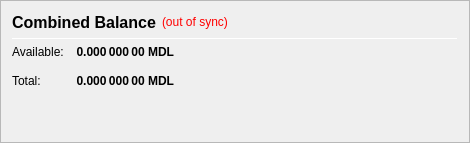
                   <widget class="QFrame" name="frame_CombinedBalances">
                    <property name="minimumSize">
                     <size>
                      <width>470</width>
                      <height>0</height>
                     </size>
                    </property>
                    <property name="frameShape">
                     <enum>QFrame::StyledPanel</enum>
                    </property>
                    <property name="frameShadow">
                     <enum>QFrame::Raised</enum>
                    </property>
                    <layout class="QVBoxLayout" name="verticalLayout_5">
                     <item>
                      <layout class="QHBoxLayout" name="horizontalLayout_5" stretch="0,0,0">
                       <item>
                        <widget class="QLabel" name="label_5z">
                         <property name="minimumSize">
                          <size>
                           <width>0</width>
                           <height>20</height>
                          </size>
                         </property>
                         <property name="font">
                          <font>
                           <pointsize>12</pointsize>
                           <weight>75</weight>
                           <bold>true</bold>
                          </font>
                         </property>
                         <property name="toolTip">
                          <string>Combined Balance (including unconfirmed and immature coins)</string>
                         </property>
                         <property name="text">
                          <string>Combined Balance</string>
                         </property>
                        </widget>
                       </item>
                       <item>
                        <widget class="QLabel" name="labelWalletStatus">
                         <property name="cursor">
                          <cursorShape>WhatsThisCursor</cursorShape>
                         </property>
                         <property name="toolTip">
                          <string>The displayed information may be out of date. Your wallet automatically synchronizes with the mdl network after a connection is established, but this process has not completed yet.</string>
                         </property>
                         <property name="styleSheet">
                          <string notr="true">QLabel { color: red; }</string>
                         </property>
                         <property name="text">
                          <string notr="true">(out of sync)</string>
                         </property>
                         <property name="alignment">
                          <set>Qt::AlignLeading|Qt::AlignLeft|Qt::AlignVCenter</set>
                         </property>
                        </widget>
                       </item>
                       <item>
                        <spacer name="horizontalSpacer_1">
                         <property name="orientation">
                          <enum>Qt::Horizontal</enum>
                         </property>
                         <property name="sizeHint" stdset="0">
                          <size>
                           <width>40</width>
                           <height>20</height>
                          </size>
                         </property>
                        </spacer>
                       </item>
                      </layout>
                     </item>
                     <item>
                      <widget class="Line" name="line_CombinedBalance">
                       <property name="minimumSize">
                        <size>
                         <width>0</width>
                         <height>1</height>
                        </size>
                       </property>
                       <property name="maximumSize">
                        <size>
                         <width>16777215</width>
                         <height>1</height>
                        </size>
                       </property>
                       <property name="orientation">
                        <enum>Qt::Horizontal</enum>
                       </property>
                      </widget>
                     </item>
                     <item>
                      <layout class="QGridLayout" name="gridLayout_3">
                       <property name="spacing">
                        <number>12</number>
                       </property>
                       <item row="1" column="0">
                        <widget class="QLabel" name="labelBalanceTextz">
                         <property name="text">
                          <string>Available:</string>
                         </property>
                        </widget>
                       </item>
                       <item row="1" column="1">
                        <widget class="QLabel" name="labelBalancez">
                         <property name="font">
                          <font>
                           <weight>75</weight>
                           <bold>true</bold>
                          </font>
                         </property>
                         <property name="cursor">
                          <cursorShape>IBeamCursor</cursorShape>
                         </property>
                         <property name="toolTip">
                          <string>Your current spendable balance</string>
                         </property>
                         <property name="text">
                          <string notr="true">0.000 000 00 MDL</string>
                         </property>
                         <property name="alignment">
                          <set>Qt::AlignRight|Qt::AlignTrailing|Qt::AlignVCenter</set>
                         </property>
                         <property name="textInteractionFlags">
                          <set>Qt::LinksAccessibleByMouse|Qt::TextSelectableByKeyboard|Qt::TextSelectableByMouse</set>
                         </property>
                        </widget>
                       </item>
                       <item row="2" column="0">
                        <widget class="QLabel" name="labelTotalTextz">
                         <property name="text">
                          <string>Total:</string>
                         </property>
                        </widget>
                       </item>
                       <item row="2" column="1">
                        <widget class="QLabel" name="labelTotalz">
                         <property name="font">
                          <font>
                           <weight>75</weight>
                           <bold>true</bold>
                          </font>
                         </property>
                         <property name="cursor">
                          <cursorShape>IBeamCursor</cursorShape>
                         </property>
                         <property name="toolTip">
                          <string>Total Balance, including all unavailable coins.</string>
                         </property>
                         <property name="text">
                          <string notr="true">0.000 000 00 MDL</string>
                         </property>
                         <property name="alignment">
                          <set>Qt::AlignRight|Qt::AlignTrailing|Qt::AlignVCenter</set>
                         </property>
                         <property name="textInteractionFlags">
                          <set>Qt::LinksAccessibleByMouse|Qt::TextSelectableByKeyboard|Qt::TextSelectableByMouse</set>
                         </property>
                        </widget>
                       </item>
                       <item row="2" column="3">
                        <spacer name="horizontalSpacer_2">
                         <property name="orientation">
                          <enum>Qt::Horizontal</enum>
                         </property>
                         <property name="sizeHint" stdset="0">
                          <size>
                           <width>40</width>
                           <height>20</height>
                          </size>
                         </property>
                        </spacer>
                       </item>
                      </layout>
                     </item>
                     <item>
                      <spacer name="verticalSpacer_1">
                       <property name="orientation">
                        <enum>Qt::Vertical</enum>
                       </property>
                       <property name="sizeHint" stdset="0">
                        <size>
                         <width>20</width>
                         <height>40</height>
                        </size>
                       </property>
                      </spacer>
                     </item>
                    </layout>
                   </widget>
